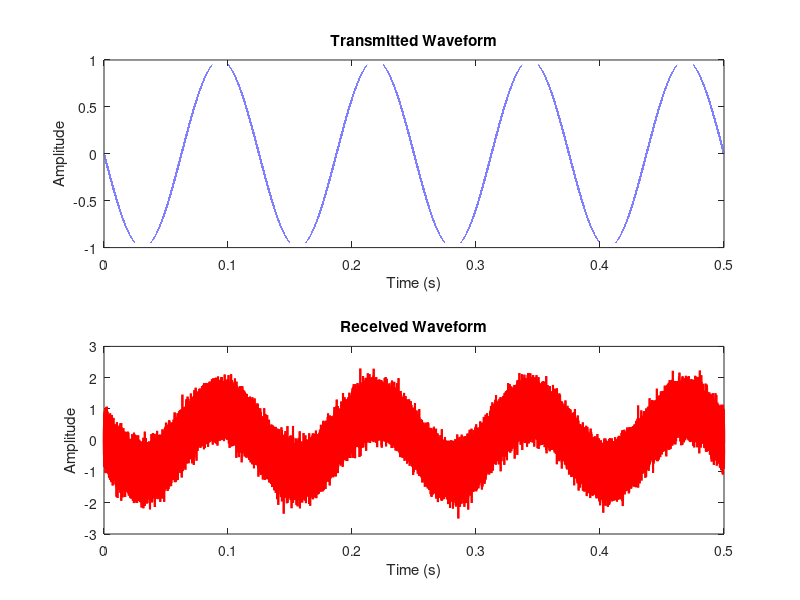

Source code (MATLAB):
% Define parameters
carrierFrequency = 1e6;     % Carrier frequency of the sinusoidal waveform (1 MHz)
samplingFrequency = 1.00001e6;   % Sampling frequency (10 MS/s)
duration = 0.5;             % Duration of the waveform (100 ms)
amplitude = 1;              % Amplitude of the sinusoidal waveform

% Time vector
t = linspace(0, duration, samplingFrequency * duration);

% Generate transmitted sinusoidal waveform
transmittedWaveform = amplitude * sin(2*pi*carrierFrequency*t);

% Simulate channel effects or noise (for demonstration)
% For simplicity, let's add Gaussian noise to the transmitted waveform
noisePower = 0.1; % Adjust noise power as needed
receivedWaveform = transmittedWaveform + sqrt(noisePower) * randn(size(t));

% Plot transmitted waveform
subplot(2, 1, 1);
plot(t, transmittedWaveform, 'b', 'LineWidth', 1.5);  % Transmitted waveform
xlabel('Time (s)');
ylabel('Amplitude');
title('Transmitted Waveform');

% Plot received waveform
subplot(2, 1, 2);
plot(t, receivedWaveform, 'r', 'LineWidth', 1.5);  % Received waveform
xlabel('Time (s)');
ylabel('Amplitude');
title('Received Waveform');
